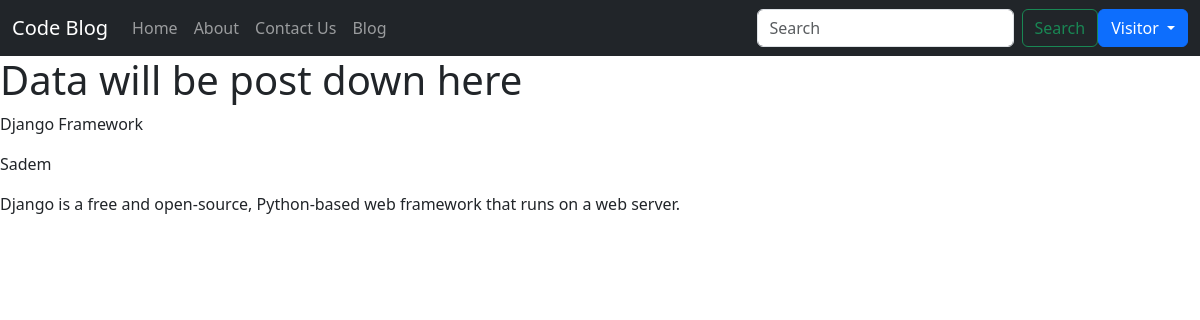
Screenshot of /blog/django-framework with the database file from the repository.
### blog/models.py (models this page shows, shortened)
class blog(models.Model):
    sno = models.AutoField(primary_key= True)
    title = models.CharField(max_length = 40)
    content = models.CharField(max_length = 100)
    author = models.CharField(max_length = 30)
    slug = models.CharField(max_length = 50)

### blog/views.py (the view)
# urls.py: path("<str:slug>", views.post, name='post')
def post(request, slug):
    posts = blog.objects.filter(slug=slug).first()
    context = {"posts" : posts}
    return render(request, 'blog/blogpost.html', context)

### templates/blog/blogpost.html (shortened to what this page needs)
{% extends 'home/base.html' %}
{% block data %}
<h1>Data will be post down here</h1>
{% endblock %}
{% block body %}
<p>{{posts.title}}</p>
<p>{{posts.author}}</p>
<p>{{posts.content}}</p>
{% endblock %}

### rows the page displays
blog: title "Django Framework", author "Sadem", content "Django is a free and open-source, Python-based web framework that runs on a web server."
